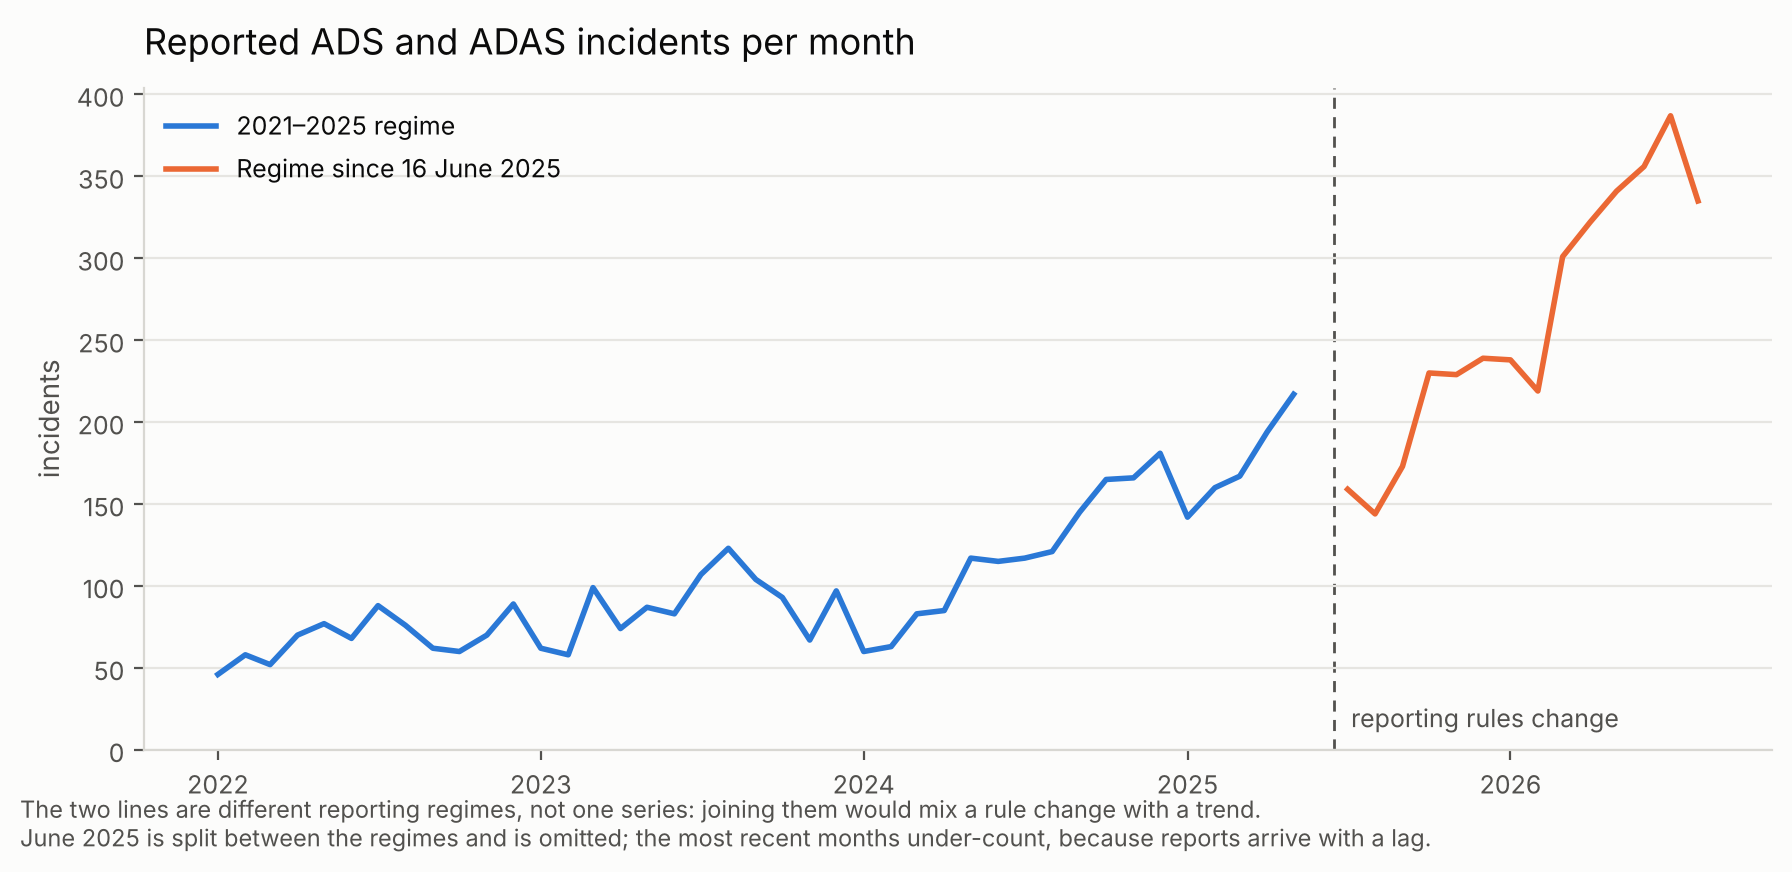

This figure's Python source:
"""What the 2025 reporting change does to a naive count of SGO crashes.

Run:
    python examples/regime_break.py [snapshot_dir]

Downloads a snapshot if the directory is missing, then prints three
comparisons and writes ``examples/regime_break.png``.
"""

from __future__ import annotations

import sys
import warnings
from pathlib import Path

import matplotlib
import pandas as pd

matplotlib.use("Agg")
import matplotlib.pyplot as plt  # noqa: E402

import sgotools as sgo  # noqa: E402

HERE = Path(__file__).resolve().parent
DEFAULT_SNAPSHOT = HERE.parent / "data" / "snapshot_2026-11-06"

# Validated categorical slots 1 and 2 (light surface).
ARCHIVE_COLOR, CURRENT_COLOR = "#2a78d6", "#eb6834"
INK, INK_MUTED, SURFACE = "#0b0b0b", "#52514e", "#fcfcfb"

CATEGORIES = ["ADS", "ADAS", "OTHER"]


def get_snapshot(path: Path) -> sgo.Snapshot:
    if path.exists():
        return sgo.Snapshot(path)
    print(f"snapshot not found, downloading into {path}")
    return sgo.download_snapshot(path)


def quiet(fn, *args, **kwargs):
    with warnings.catch_warnings():
        warnings.simplefilter("ignore")
        return fn(*args, **kwargs)


def rule(title: str) -> None:
    print()
    print(title)
    print("-" * len(title))


def counting(snapshot: sgo.Snapshot) -> None:
    rule("1. Rows are not crashes")
    raw = {r: sum(len(snapshot.read_raw(r, c)) for c in CATEGORIES)
           for r in ("archive", "current")}
    deduped = {
        r: len(quiet(sgo.load_incidents, snapshot, regime=r, categories=CATEGORIES,
                     drop_non_incidents=False, harmonize_injury=None))
        for r in ("archive", "current")
    }
    incidents = {
        r: len(quiet(sgo.load_incidents, snapshot, regime=r, categories=CATEGORIES,
                     harmonize_injury=None))
        for r in ("archive", "current")
    }
    print(f"  {'':34s} {'archive':>9s} {'current':>9s}")
    for label, counts in [
        ("published rows", raw),
        ("one row per Report ID", deduped),
        ("minus administrative filings", incidents),
    ]:
        print(f"  {label:34s} {counts['archive']:9,d} {counts['current']:9,d}")
    naive = raw["current"] / raw["archive"] - 1
    real = incidents["current"] / incidents["archive"] - 1
    print()
    print(f"  Counting rows suggests a {naive:+.0%} change between the two files.")
    print(f"  Counting incidents gives {real:+.0%} - over 47 and 15 months, so")
    print("  neither figure is a crash-rate trend.")


def injury(snapshot: sgo.Snapshot) -> None:
    rule("2. An archive injury label matches nothing in current data")
    current = quiet(sgo.load_incidents, snapshot, regime="current",
                    categories=CATEGORIES)
    archive = quiet(sgo.load_incidents, snapshot, regime="archive",
                    categories=CATEGORIES)
    col = "Highest Injury Severity Alleged"
    print(f"  archive, label 'No Injuries Reported'       "
          f"{(archive[col] == 'No Injuries Reported').sum():6,d}")
    print(f"  current, same label                         "
          f"{(current[col] == 'No Injuries Reported').sum():6,d}   <- matches nothing")
    print(f"  current, closest new label                  "
          f"{(current[col] == 'No Injured Reported').sum():6,d}")
    print(f"  current, harmonised onto the archive scale  "
          f"{(current['injury_severity_harmonized'] == 'No Injuries Reported').sum():6,d}")


def monthly(snapshot: sgo.Snapshot) -> pd.DataFrame:
    frames = []
    for regime in ("archive", "current"):
        frame = quiet(sgo.load_incidents, snapshot, regime=regime,
                      categories=["ADS", "ADAS"], drop_undated=True,
                      harmonize_injury=None)
        counts = (pd.to_datetime(frame["Incident Date"], errors="coerce")
                  .dt.to_period("M").value_counts().sort_index())
        frames.append(counts.rename(regime))
    return pd.concat(frames, axis=1).sort_index()


def plot(series: pd.DataFrame, out: Path) -> None:
    series = series[series.index >= pd.Period("2022-01", "M")]
    # June 2025 is split between the two regimes and the published data stops
    # mid-September 2026, so both partial months are left out.
    break_month = pd.Period(sgo.REGIME_BREAK, "M")
    series = series[series.index < series.index.max()]
    archive = series["archive"][series.index < break_month]
    current = series["current"][series.index > break_month]

    fig, ax = plt.subplots(figsize=(9, 4.2), facecolor=SURFACE)
    ax.set_facecolor(SURFACE)

    ax.plot(archive.index.to_timestamp(), archive.values,
            color=ARCHIVE_COLOR, linewidth=2, label="2021–2025 regime")
    ax.plot(current.index.to_timestamp(), current.values,
            color=CURRENT_COLOR, linewidth=2, label="Regime since 16 June 2025")

    ax.axvline(pd.Timestamp(sgo.REGIME_BREAK), color=INK_MUTED,
               linewidth=1, linestyle=(0, (4, 3)), zorder=0)
    ax.annotate("reporting rules change", xy=(pd.Timestamp(sgo.REGIME_BREAK), 0),
                xytext=(6, 6), textcoords="offset points",
                color=INK_MUTED, fontsize=9, va="bottom")

    ax.set_title("Reported ADS and ADAS incidents per month",
                 color=INK, fontsize=13, pad=12, loc="left")
    ax.set_ylabel("incidents", color=INK_MUTED, fontsize=10)
    ax.set_ylim(bottom=0)
    ax.grid(axis="y", color="#e6e5e1", linewidth=0.8)
    ax.set_axisbelow(True)
    for side in ("top", "right"):
        ax.spines[side].set_visible(False)
    for side in ("left", "bottom"):
        ax.spines[side].set_color("#d8d7d2")
    ax.tick_params(colors=INK_MUTED, labelsize=9)

    legend = ax.legend(frameon=False, loc="upper left", fontsize=9)
    for text in legend.get_texts():
        text.set_color(INK)

    fig.text(0.01, -0.02,
             "The two lines are different reporting regimes, not one series: "
             "joining them would mix a rule change with a trend.\n"
             "June 2025 is split between the regimes and is omitted; the most "
             "recent months under-count, because reports arrive with a lag.",
             color=INK_MUTED, fontsize=8.5, ha="left")
    fig.tight_layout()
    fig.savefig(out, dpi=200, bbox_inches="tight", facecolor=SURFACE)
    print(f"\n  figure written to {out}")


def main() -> int:
    path = Path(sys.argv[1]) if len(sys.argv) > 1 else DEFAULT_SNAPSHOT
    snapshot = get_snapshot(path)
    print(f"snapshot: {snapshot.path}")
    print(f"retrieved: {snapshot.retrieved}")

    counting(snapshot)
    injury(snapshot)

    rule("3. Monthly counts, split by regime")
    plot(monthly(snapshot), HERE / "regime_break.png")

    rule("4. What was actually done to the data")
    frame = quiet(sgo.load_incidents, snapshot, regime="current", categories=["ADS"])
    print(frame.attrs["provenance"].methods_sentence())
    return 0


if __name__ == "__main__":
    sys.exit(main())
